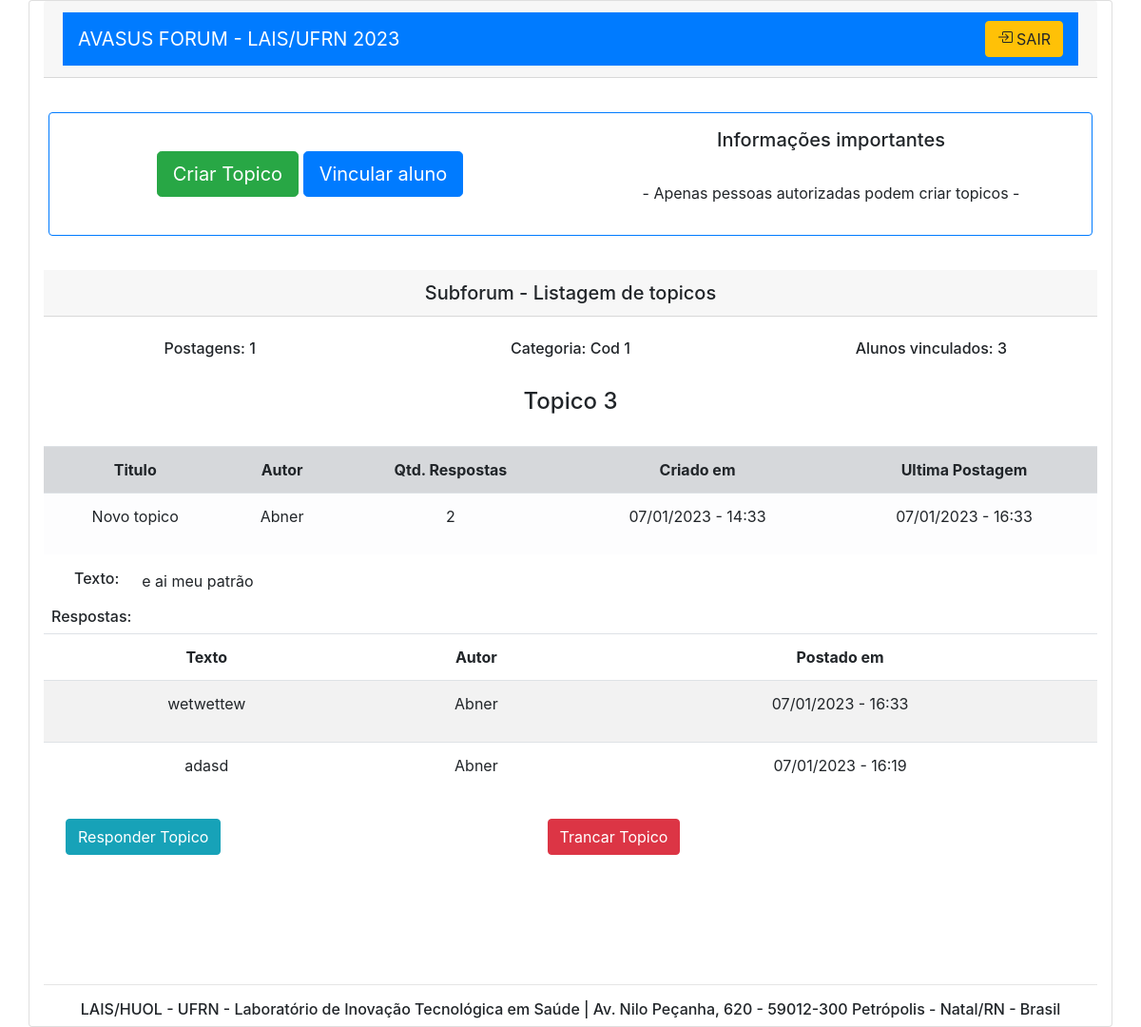
The page /4 (signed in) on the database as committed earlier.
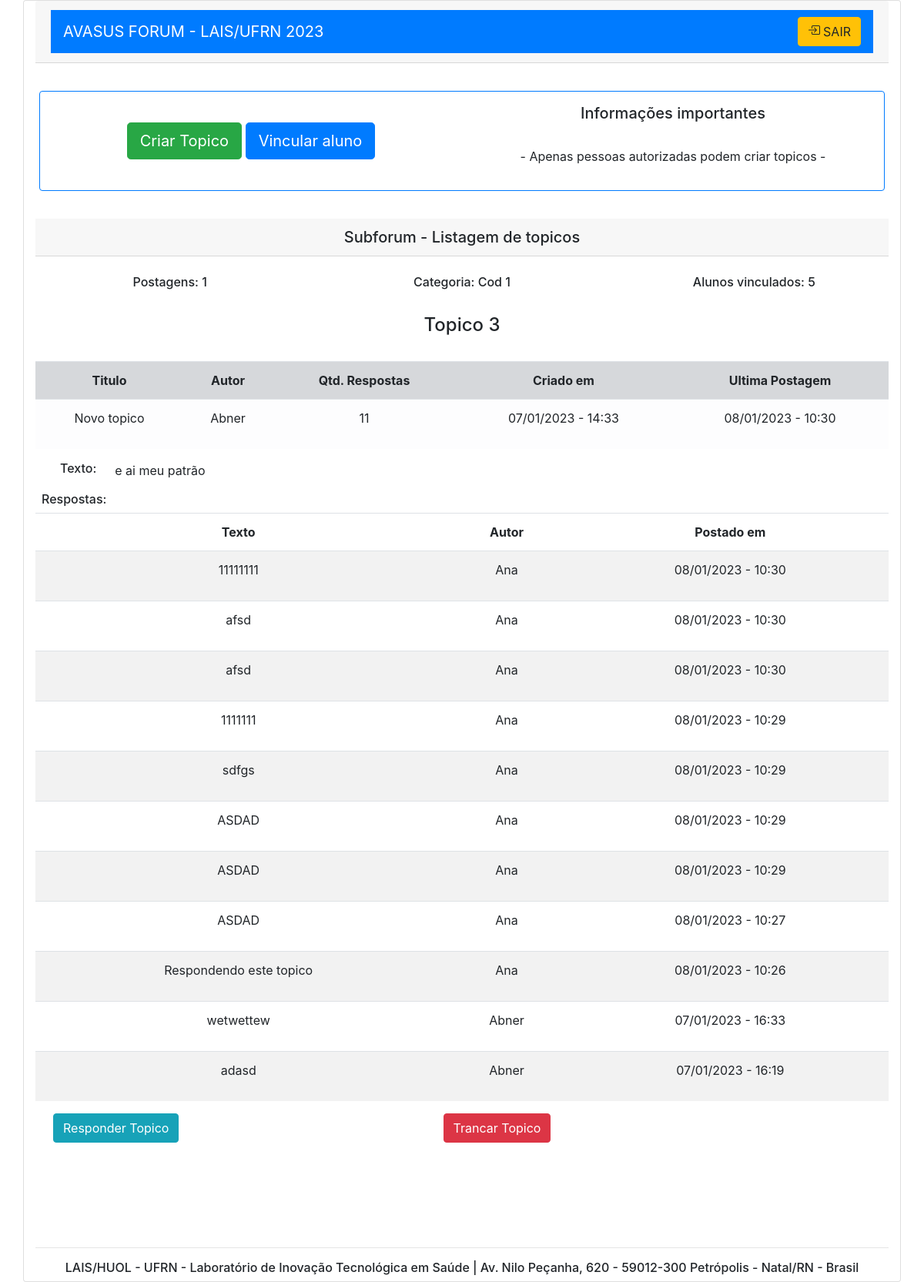
The same page on the database as committed later.
### forum/models.py (models this page shows, shortened)
class Topico(models.Model):
    cod_topico = models.AutoField(primary_key=True)
    cod_subforum = models.ForeignKey(Subforum, on_delete=models.CASCADE)
    autor = models.ForeignKey(CustomUser, on_delete=models.CASCADE)
    nome_autor = models.CharField(max_length=50, default=' ')
    titulo = models.CharField(max_length=120, default=' ')
    descricao = models.CharField(max_length=512, default=' ')
    data_criacao = models.DateTimeField(default=timezone.now)
    ESTADO = (
        ("ATV", "Ativado"),
        ("TRC", "Trancado"),
    )
    estado = models.CharField(choices=ESTADO, max_length=4, default='ATV')

class Resposta(models.Model):
    cod_topico = models.ForeignKey(Topico, on_delete=models.CASCADE)
    autor = models.ForeignKey(CustomUser, on_delete=models.CASCADE)
    nome_autor = models.CharField(max_length=50, default=' ')
    nome_social = models.CharField(max_length=50, default=' ')
    texto = models.CharField(max_length=512, default=' ')
    data_criacao = models.DateTimeField(default=timezone.now)

### forum/views.py (the view, shortened to what this page needs)
# urls.py: re_path(r'^(?P<cod_subforum>\d+)', post_subforum, name='subforum' )
def post_subforum(request, cod_subforum):
    if request.user.is_authenticated == True:
        usuarios = CustomUser.objects.values_list('cpf','nome_social')
        topicos = Topico.objects.filter(cod_subforum=cod_subforum).values_list('cod_topico', 'nome_autor', 'titulo', 'descricao', 'data_criacao', 'estado').order_by('-data_criacao')
        cod_categoria = Subforum.objects.filter(cod_subforum=cod_subforum).values_list('cat_subforum')
        categoria = Categoria.objects.filter(id=cod_categoria[0][0]).values_list('nome')
        total_postagens = len(topicos)
        respostas = Resposta.objects.values_list('cod_topico', 'autor', 'nome_autor', 'texto', 'data_criacao').order_by('-data_criacao')
        qtd_respostas = Resposta.objects.values_list('cod_topico').annotate(dcount=Count('cod_topico'))
        ultima_postagem = Resposta.objects.values_list('cod_topico').annotate(dcount=Max('data_criacao'))
        alunos_vinculados = VinculoSubforum.objects.values_list('aluno', 'cod_subforum').annotate(dcount=Count('cod_subforum')).order_by('cod_subforum')
        alunos_vinc_subforum = 0
        if len(alunos_vinculados)>0:
            for i in range(len(alunos_vinculados)):
                if cod_subforum == str(alunos_vinculados[i][1]):
                    alunos_vinc_subforum = alunos_vinc_subforum+1
        context = {
            'cod_subforum': cod_subforum,
            'alunos_vinc_subforum' : alunos_vinc_subforum,
            'topicos' : topicos,
            'categoria': categoria[0][0],
            'total_postagens' : total_postagens,
            'respostas' : respostas,
            'qtd_respostas' : qtd_respostas,
            'ultima_postagem' : ultima_postagem,
            'usuarios' : usuarios
            }
        return render(request, "subforum.html", context)

### forum/templates/subforum.html (shortened to what the changed rows need)
<!DOCTYPE html>
<html lang="pt-br">
  <head>
    <link
    href="//maxcdn.bootstrapcdn.com/bootstrap/4.0.0/css/bootstrap.min.css"
    rel="stylesheet"
    id="bootstrap-css"
  />
  <link rel="stylesheet" href="https://cdn.jsdelivr.net/npm/bootstrap-icons@1.8.1/font/bootstrap-icons.css">
  </head>
  <body>
      <div class="text-center text-lg-start ">
        <form action="" method="POST">
            </form>
            </div>
                      <br>
                    <div class="col-sm">
                      <p class="h5"> Informações importantes </p><br>
                      <p>- Apenas pessoas autorizadas podem criar topicos -</p>
                    </div>
                <div class="card-header h5">
                    Subforum - Listagem de topicos
                  </div>
                  <br>
                  <div class="row">
                    <div class="col">
                    </div>
                    <div class="col">
                    </div>
                    <div class="col">
                        <h6>Alunos vinculados: {{alunos_vinc_subforum}} </h6>
                    </div>
                  </div>
                  {% for cod_topico, autor, titulo, descricao, data_criacao, estado  in topicos %}
                  <br>
                  <h4>Topico {{cod_topico}}
                  </h4>
                  <br>
                  <table class="table   table-hover">
                    <thead class="table-light" >
                      <tr>
                        <td class="table-secondary" ><b>Titulo </b></td>
                        <td class="table-secondary" ><b>Autor</b></td>
                        <td class="table-secondary" ><b>Qtd. Respostas</b></td>
                        <td class="table-secondary" ><b>Criado em</b></td>
                        <td class="table-secondary" ><b>Ultima Postagem</b></td>
                      </tr>
                    </thead>
                    <tbody>
                      <tr>
                      <td  class="table-light" >  {{titulo}} </td>
                      <td  class="table-light" >
                          <p> {{autor}}</p>
                      </td>
                      <td  class="table-light" >
                           {% for cod_tp, qtd_respostas in qtd_respostas %}
                              {% if cod_tp == cod_topico %}
                                <p> {{qtd_respostas}} </p>
                              {% endif %}
                           {% endfor %}
                    </td>
                      <td  class="table-light">
                          <p>{{data_criacao | date:"d/m/Y - H:i" }}</p>
                      </td>
                      <td  class="table-light">
                        {% for a, b in ultima_postagem %}
                          {% if a ==  cod_topico %}
                              <p> {{b | date:"d/m/Y - H:i"}}</p>
                          {% endif %}
                      {%endfor%}
                      </td>
                      </tr>
                    </tbody>
                  </table>
                  <div class="row mx-2">
                    <h6 class="mx-4"> Texto:  </h6>
                    <p> {{descricao}}</p>
                  </div>
              <div class="row mx-2">
                <h6>Respostas: </h6>
              </div>
              <table class="table table-striped table-hover">
                <thead>
                  <tr>
                    <td><b>Texto </b></td>
                    <td><b>Autor</b></td>
                    <td><b>Postado em</b></td>
                  </tr>
                </thead>
                <tbody>
              {% for a, b , nome_autor_resp, texto_resp ,postado_em_resp in respostas %}
                {% if a ==  cod_topico %}
                     <tr>
                      <td >  {{texto_resp}} </td>
                      <td >
                          <p> {{nome_autor_resp}}</p>
                      </td>
                      <td  >
                        <p> {{postado_em_resp | date:"d/m/Y - H:i"}}</p>
                      </td>
                    </tr>
                {% endif %}
              {%endfor%}
            </tbody>
            </table>
            <div class="row mx-2">
                <div class="col-1">
                  {% if estado == 'Ativado'%}
                  <a href="#myModal{{cod_topico}}" class="btn btn-info"  data-toggle="modal">Responder Topico</a>
                  {%endif%}
                </div>
                <div class="col">
                  {% if estado == 'Ativado'%}
                  <a href="#Trancar{{cod_topico}}" class="btn btn-danger"  data-toggle="modal">Trancar Topico</a>
                  {% endif %}
              </div>
            </div>
            <br>
            <br>
            <br>
            <br>
            {% endfor %}
            <footer>
              <br>
              <hr>
              <p class="h6">LAIS/HUOL - UFRN - Laboratório de Inovação Tecnológica em Saúde | Av. Nilo Peçanha, 620 - 59012-300 Petrópolis - Natal/RN - Brasil </p>
              </footer>
  </body>
</html>

Rows that differ between the two databases and show on the page:
added Resposta: texto "sdfgs", nome_autor "Ana", postado_em_resp "08/01/2023 - 10:29"
added Resposta: texto "Respondendo este topico", nome_autor "Ana", postado_em_resp "08/01/2023 - 10:26"
Other text that changed with them:
{{ alunos_vinc_subforum }}: "3" → "5"
list line gone: "2 07/01/2023 - 16:33"
new list line: "11 08/01/2023 - 10:30 11111111 Ana 08/01/2023 - 10:30 afsd Ana 08/01/2023 - 10:30 afsd Ana 08/01/2023 - 10:30 1111111 Ana 08/01/2023 - 10:29 ASDAD Ana 08/01/2023 - 10:29 ASDAD Ana 08/01/2023 - 10:29 ASDAD Ana 08/01/2023 - 10:27"
